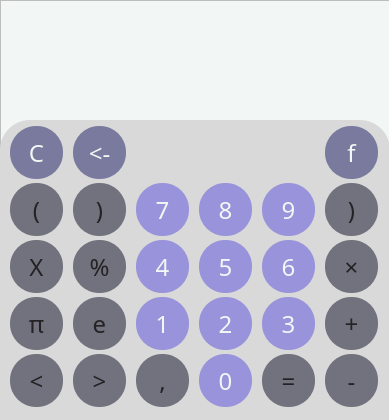
<?xml version="1.0" encoding="UTF-8"?>
<ui version="4.0">
 <class>MainWindow</class>
 <widget class="QMainWindow" name="MainWindow">
  <property name="geometry">
   <rect>
    <x>0</x>
    <y>0</y>
    <width>389</width>
    <height>420</height>
   </rect>
  </property>
  <property name="windowTitle">
   <string>Calculator</string>
  </property>
  <property name="styleSheet">
   <string notr="true"/>
  </property>
  <widget class="QWidget" name="Main">
   <widget class="QFrame" name="BasicFrame">
    <property name="geometry">
     <rect>
      <x>0</x>
      <y>0</y>
      <width>390</width>
      <height>420</height>
     </rect>
    </property>
    <property name="styleSheet">
     <string notr="true">background-color: #F2F6F5;</string>
    </property>
    <property name="frameShape">
     <enum>QFrame::StyledPanel</enum>
    </property>
    <property name="frameShadow">
     <enum>QFrame::Raised</enum>
    </property>
    <widget class="QPushButton" name="EqualsButton">
     <property name="geometry">
      <rect>
       <x>262</x>
       <y>354</y>
       <width>53</width>
       <height>53</height>
      </rect>
     </property>
     <property name="font">
      <font>
       <family>Cascadia Mono</family>
       <pointsize>18</pointsize>
      </font>
     </property>
     <property name="styleSheet">
      <string notr="true">border-style: none;
border-radius: 26px; background-color: #72727E; color: #242224;
</string>
     </property>
     <property name="text">
      <string>=</string>
     </property>
    </widget>
    <widget class="QPushButton" name="MinusButton">
     <property name="geometry">
      <rect>
       <x>325</x>
       <y>354</y>
       <width>53</width>
       <height>53</height>
      </rect>
     </property>
     <property name="font">
      <font>
       <family>Cascadia Mono</family>
       <pointsize>18</pointsize>
      </font>
     </property>
     <property name="styleSheet">
      <string notr="true">border-style: none;
border-radius: 26px; background-color: #72727E; color: #242224;
</string>
     </property>
     <property name="text">
      <string>-</string>
     </property>
    </widget>
    <widget class="QPushButton" name="LeftParButton">
     <property name="geometry">
      <rect>
       <x>10</x>
       <y>183</y>
       <width>53</width>
       <height>53</height>
      </rect>
     </property>
     <property name="font">
      <font>
       <family>Cascadia Mono</family>
       <pointsize>18</pointsize>
      </font>
     </property>
     <property name="styleSheet">
      <string notr="true">border-style: none;
border-radius: 26px; background-color: #72727E; color: #242224;
</string>
     </property>
     <property name="text">
      <string>(</string>
     </property>
    </widget>
    <widget class="QPushButton" name="FourButton">
     <property name="geometry">
      <rect>
       <x>136</x>
       <y>240</y>
       <width>53</width>
       <height>53</height>
      </rect>
     </property>
     <property name="font">
      <font>
       <family>Cascadia Mono</family>
       <pointsize>18</pointsize>
      </font>
     </property>
     <property name="styleSheet">
      <string notr="true">border-style: none;
border-radius: 26px;
 background-color: #9893DA; color: #F2F6F5;</string>
     </property>
     <property name="text">
      <string>4</string>
     </property>
    </widget>
    <widget class="QPushButton" name="CommaButton">
     <property name="geometry">
      <rect>
       <x>136</x>
       <y>354</y>
       <width>53</width>
       <height>53</height>
      </rect>
     </property>
     <property name="font">
      <font>
       <family>Cascadia Mono</family>
       <pointsize>18</pointsize>
      </font>
     </property>
     <property name="styleSheet">
      <string notr="true">border-style: none;
border-radius: 26px; background-color: #72727E; color: #242224;
</string>
     </property>
     <property name="text">
      <string>,</string>
     </property>
    </widget>
    <widget class="QPushButton" name="ProcentButton">
     <property name="geometry">
      <rect>
       <x>73</x>
       <y>240</y>
       <width>53</width>
       <height>53</height>
      </rect>
     </property>
     <property name="font">
      <font>
       <family>Cascadia Mono</family>
       <pointsize>18</pointsize>
      </font>
     </property>
     <property name="styleSheet">
      <string notr="true">border-style: none;
border-radius: 26px; background-color: #72727E; color: #242224;
</string>
     </property>
     <property name="text">
      <string>%</string>
     </property>
    </widget>
    <widget class="QPushButton" name="FunctionButton">
     <property name="geometry">
      <rect>
       <x>325</x>
       <y>126</y>
       <width>53</width>
       <height>53</height>
      </rect>
     </property>
     <property name="font">
      <font>
       <family>Cascadia Mono</family>
       <pointsize>18</pointsize>
      </font>
     </property>
     <property name="styleSheet">
      <string notr="true">border-style: none;
border-radius: 26px; background-color: #797A9E; color: #F2F6F5;
</string>
     </property>
     <property name="text">
      <string>f</string>
     </property>
    </widget>
    <widget class="QPushButton" name="SevenButton">
     <property name="geometry">
      <rect>
       <x>136</x>
       <y>183</y>
       <width>53</width>
       <height>53</height>
      </rect>
     </property>
     <property name="font">
      <font>
       <family>Cascadia Mono</family>
       <pointsize>18</pointsize>
      </font>
     </property>
     <property name="styleSheet">
      <string notr="true">border-style: none;
border-radius: 26px;
 background-color: #9893DA; color: #F2F6F5;</string>
     </property>
     <property name="text">
      <string>7</string>
     </property>
    </widget>
    <widget class="QPushButton" name="RightParButton">
     <property name="geometry">
      <rect>
       <x>73</x>
       <y>183</y>
       <width>53</width>
       <height>53</height>
      </rect>
     </property>
     <property name="font">
      <font>
       <family>Cascadia Mono</family>
       <pointsize>18</pointsize>
      </font>
     </property>
     <property name="styleSheet">
      <string notr="true">border-style: none;
border-radius: 26px; background-color: #72727E; color: #242224;
</string>
     </property>
     <property name="text">
      <string>)</string>
     </property>
    </widget>
    <widget class="QPushButton" name="PiButton">
     <property name="geometry">
      <rect>
       <x>10</x>
       <y>297</y>
       <width>53</width>
       <height>53</height>
      </rect>
     </property>
     <property name="font">
      <font>
       <family>Cascadia Mono</family>
       <pointsize>18</pointsize>
      </font>
     </property>
     <property name="styleSheet">
      <string notr="true">border-style: none;
border-radius: 26px; background-color: #72727E; color: #242224;
</string>
     </property>
     <property name="text">
      <string>π</string>
     </property>
    </widget>
    <widget class="QPushButton" name="ThreeButton">
     <property name="geometry">
      <rect>
       <x>262</x>
       <y>297</y>
       <width>53</width>
       <height>53</height>
      </rect>
     </property>
     <property name="font">
      <font>
       <family>Cascadia Mono</family>
       <pointsize>18</pointsize>
      </font>
     </property>
     <property name="styleSheet">
      <string notr="true">border-style: none;
border-radius: 26px;
 background-color: #9893DA; color: #F2F6F5;</string>
     </property>
     <property name="text">
      <string>3</string>
     </property>
    </widget>
    <widget class="QPushButton" name="FiveButton">
     <property name="geometry">
      <rect>
       <x>199</x>
       <y>240</y>
       <width>53</width>
       <height>53</height>
      </rect>
     </property>
     <property name="font">
      <font>
       <family>Cascadia Mono</family>
       <pointsize>18</pointsize>
      </font>
     </property>
     <property name="styleSheet">
      <string notr="true">border-style: none;
border-radius: 26px;
 background-color: #9893DA; color: #F2F6F5;</string>
     </property>
     <property name="text">
      <string>5</string>
     </property>
    </widget>
    <widget class="QPushButton" name="DeleteButton">
     <property name="geometry">
      <rect>
       <x>73</x>
       <y>126</y>
       <width>53</width>
       <height>53</height>
      </rect>
     </property>
     <property name="font">
      <font>
       <family>Cascadia Mono</family>
       <pointsize>18</pointsize>
      </font>
     </property>
     <property name="styleSheet">
      <string notr="true">border-style: none;
border-radius: 26px;
 background-color: #797A9E; color: #F2F6F5;</string>
     </property>
     <property name="text">
      <string>&lt;-</string>
     </property>
    </widget>
    <widget class="QPushButton" name="XButton">
     <property name="geometry">
      <rect>
       <x>10</x>
       <y>240</y>
       <width>53</width>
       <height>53</height>
      </rect>
     </property>
     <property name="font">
      <font>
       <family>Cascadia Mono</family>
       <pointsize>18</pointsize>
      </font>
     </property>
     <property name="styleSheet">
      <string notr="true">border-style: none;
border-radius: 26px; background-color: #72727E; color: #242224;
</string>
     </property>
     <property name="text">
      <string>X</string>
     </property>
    </widget>
    <widget class="QPushButton" name="NullButton">
     <property name="geometry">
      <rect>
       <x>199</x>
       <y>354</y>
       <width>53</width>
       <height>53</height>
      </rect>
     </property>
     <property name="font">
      <font>
       <family>Cascadia Mono</family>
       <pointsize>18</pointsize>
      </font>
     </property>
     <property name="styleSheet">
      <string notr="true">border-style: none;
border-radius: 26px;
 background-color: #9893DA; color: #F2F6F5;</string>
     </property>
     <property name="text">
      <string>0</string>
     </property>
    </widget>
    <widget class="QPushButton" name="EButton">
     <property name="geometry">
      <rect>
       <x>73</x>
       <y>297</y>
       <width>53</width>
       <height>53</height>
      </rect>
     </property>
     <property name="font">
      <font>
       <family>Cascadia Mono</family>
       <pointsize>18</pointsize>
      </font>
     </property>
     <property name="styleSheet">
      <string notr="true">border-style: none;
border-radius: 26px; background-color: #72727E; color: #242224;
</string>
     </property>
     <property name="text">
      <string>e</string>
     </property>
    </widget>
    <widget class="QPushButton" name="OneButton">
     <property name="geometry">
      <rect>
       <x>136</x>
       <y>297</y>
       <width>53</width>
       <height>53</height>
      </rect>
     </property>
     <property name="font">
      <font>
       <family>Cascadia Mono</family>
       <pointsize>18</pointsize>
      </font>
     </property>
     <property name="styleSheet">
      <string notr="true">border-style: none;
border-radius: 26px;
 background-color: #9893DA; color: #F2F6F5;</string>
     </property>
     <property name="text">
      <string>1</string>
     </property>
    </widget>
    <widget class="QPushButton" name="MultiplicationButton">
     <property name="geometry">
      <rect>
       <x>325</x>
       <y>240</y>
       <width>53</width>
       <height>53</height>
      </rect>
     </property>
     <property name="font">
      <font>
       <family>Cascadia Mono</family>
       <pointsize>18</pointsize>
      </font>
     </property>
     <property name="styleSheet">
      <string notr="true">border-style: none;
border-radius: 26px; background-color: #72727E; color: #242224;
</string>
     </property>
     <property name="text">
      <string>×</string>
     </property>
    </widget>
    <widget class="QPushButton" name="NineButton">
     <property name="geometry">
      <rect>
       <x>262</x>
       <y>183</y>
       <width>53</width>
       <height>53</height>
      </rect>
     </property>
     <property name="font">
      <font>
       <family>Cascadia Mono</family>
       <pointsize>18</pointsize>
      </font>
     </property>
     <property name="styleSheet">
      <string notr="true">border-style: none;
border-radius: 26px;
 background-color: #9893DA; color: #F2F6F5;</string>
     </property>
     <property name="text">
      <string>9</string>
     </property>
    </widget>
    <widget class="QPushButton" name="TwoButton">
     <property name="geometry">
      <rect>
       <x>199</x>
       <y>297</y>
       <width>53</width>
       <height>53</height>
      </rect>
     </property>
     <property name="font">
      <font>
       <family>Cascadia Mono</family>
       <pointsize>18</pointsize>
      </font>
     </property>
     <property name="styleSheet">
      <string notr="true">border-style: none;
border-radius: 26px;
 background-color: #9893DA; color: #F2F6F5;</string>
     </property>
     <property name="text">
      <string>2</string>
     </property>
    </widget>
    <widget class="QPushButton" name="SixButton">
     <property name="geometry">
      <rect>
       <x>262</x>
       <y>240</y>
       <width>53</width>
       <height>53</height>
      </rect>
     </property>
     <property name="font">
      <font>
       <family>Cascadia Mono</family>
       <pointsize>18</pointsize>
      </font>
     </property>
     <property name="styleSheet">
      <string notr="true">border-style: none;
border-radius: 26px;
background-color: #9893DA; color: #F2F6F5;</string>
     </property>
     <property name="text">
      <string>6</string>
     </property>
    </widget>
    <widget class="QPushButton" name="EightButton">
     <property name="geometry">
      <rect>
       <x>199</x>
       <y>183</y>
       <width>53</width>
       <height>53</height>
      </rect>
     </property>
     <property name="font">
      <font>
       <family>Cascadia Mono</family>
       <pointsize>18</pointsize>
      </font>
     </property>
     <property name="styleSheet">
      <string notr="true">border-style: none;
border-radius: 26px;
 background-color: #9893DA; color: #F2F6F5;</string>
     </property>
     <property name="text">
      <string>8</string>
     </property>
    </widget>
    <widget class="QPushButton" name="ClearButton">
     <property name="geometry">
      <rect>
       <x>10</x>
       <y>126</y>
       <width>53</width>
       <height>53</height>
      </rect>
     </property>
     <property name="font">
      <font>
       <family>Cascadia Mono</family>
       <pointsize>18</pointsize>
      </font>
     </property>
     <property name="styleSheet">
      <string notr="true">border-style: none;
border-radius: 26px;
 background-color: #797A9E; color: #F2F6F5;</string>
     </property>
     <property name="text">
      <string>C</string>
     </property>
    </widget>
    <widget class="QPushButton" name="GreaterButton">
     <property name="geometry">
      <rect>
       <x>73</x>
       <y>354</y>
       <width>53</width>
       <height>53</height>
      </rect>
     </property>
     <property name="font">
      <font>
       <family>Cascadia Mono</family>
       <pointsize>18</pointsize>
      </font>
     </property>
     <property name="styleSheet">
      <string notr="true">border-style: none;
border-radius: 26px; background-color: #72727E; color: #242224;
</string>
     </property>
     <property name="text">
      <string>&gt;</string>
     </property>
    </widget>
    <widget class="QPushButton" name="LessButton">
     <property name="geometry">
      <rect>
       <x>10</x>
       <y>354</y>
       <width>53</width>
       <height>53</height>
      </rect>
     </property>
     <property name="font">
      <font>
       <family>Cascadia Mono</family>
       <pointsize>18</pointsize>
      </font>
     </property>
     <property name="styleSheet">
      <string notr="true">border-style: none;
border-radius: 26px; background-color: #72727E; color: #242224;
</string>
     </property>
     <property name="text">
      <string>&lt;</string>
     </property>
    </widget>
    <widget class="QPushButton" name="DivisionButton">
     <property name="geometry">
      <rect>
       <x>325</x>
       <y>183</y>
       <width>53</width>
       <height>53</height>
      </rect>
     </property>
     <property name="font">
      <font>
       <family>Cascadia Mono</family>
       <pointsize>18</pointsize>
      </font>
     </property>
     <property name="styleSheet">
      <string notr="true">border-style: none;
border-radius: 26px; background-color: #72727E; color: #242224;
</string>
     </property>
     <property name="text">
      <string>)</string>
     </property>
    </widget>
    <widget class="QPushButton" name="PlusButton">
     <property name="geometry">
      <rect>
       <x>325</x>
       <y>297</y>
       <width>53</width>
       <height>53</height>
      </rect>
     </property>
     <property name="font">
      <font>
       <family>Cascadia Mono</family>
       <pointsize>18</pointsize>
      </font>
     </property>
     <property name="styleSheet">
      <string notr="true">border-style: none;
border-radius: 26px; background-color: #72727E; color: #242224;
</string>
     </property>
     <property name="text">
      <string>+</string>
     </property>
    </widget>
    <widget class="QFrame" name="Background">
     <property name="geometry">
      <rect>
       <x>0</x>
       <y>120</y>
       <width>390</width>
       <height>330</height>
      </rect>
     </property>
     <property name="styleSheet">
      <string notr="true">background-color: #D9D9D9; border-radius: 30;</string>
     </property>
     <property name="frameShape">
      <enum>QFrame::StyledPanel</enum>
     </property>
     <property name="frameShadow">
      <enum>QFrame::Raised</enum>
     </property>
    </widget>
    <zorder>Background</zorder>
    <zorder>EqualsButton</zorder>
    <zorder>MinusButton</zorder>
    <zorder>LeftParButton</zorder>
    <zorder>FourButton</zorder>
    <zorder>CommaButton</zorder>
    <zorder>ProcentButton</zorder>
    <zorder>FunctionButton</zorder>
    <zorder>SevenButton</zorder>
    <zorder>RightParButton</zorder>
    <zorder>PiButton</zorder>
    <zorder>ThreeButton</zorder>
    <zorder>FiveButton</zorder>
    <zorder>DeleteButton</zorder>
    <zorder>XButton</zorder>
    <zorder>NullButton</zorder>
    <zorder>EButton</zorder>
    <zorder>OneButton</zorder>
    <zorder>MultiplicationButton</zorder>
    <zorder>NineButton</zorder>
    <zorder>TwoButton</zorder>
    <zorder>SixButton</zorder>
    <zorder>EightButton</zorder>
    <zorder>ClearButton</zorder>
    <zorder>GreaterButton</zorder>
    <zorder>LessButton</zorder>
    <zorder>DivisionButton</zorder>
    <zorder>PlusButton</zorder>
   </widget>
  </widget>
 </widget>
 <resources/>
 <connections/>
</ui>
